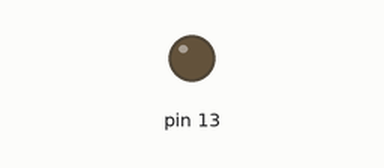
This sketch was run on a simulated Arduino Uno, built with avr-gcc and run on an emulated ATmega328P. On the bench: output pins drawn as LEDs (lit = HIGH).

Above: at 0.4 s.
At 15.5 s:
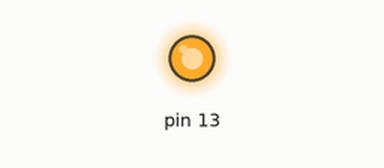
Timing chart, 0 to 15.9 s (numbered marks = the images above):
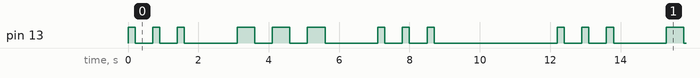

The sketch:

sos.ino
```cpp
void setup() {
  pinMode(13, OUTPUT);
}

void skicka(int on, int off) {
  digitalWrite(13, HIGH);  // turn the LED on (HIGH is the voltage level)
  delay(on);               // wait for on millis
  digitalWrite(13, LOW);   // turn the LED off by making the voltage LOW
  delay(off);              // wait for off millis
}

void dash() { skicka(500,500);}
void dot() { skicka(200,500);}
void pause() { delay(1000);}

void s() { dot(); dot(); dot(); pause();}
void o() { dash(); dash(); dash(); pause();}

void loop() {
  s(); o(); s();
  delay(2000);
}
```

Measured:
- by itself, pin 13: repeats every 12.2 s: 2 × (LOW 0.50 s, HIGH 0.20 s), LOW 1.5 s, 2 × (HIGH 0.50 s, LOW 0.50 s), HIGH 0.50 s, LOW 1.5 s, 2 × (HIGH 0.20 s, LOW 0.50 s), HIGH 0.20 s, LOW 3.5 s, HIGH 0.20 s
- by itself, everything shown: repeats every 12.2 s, in 18 steps
